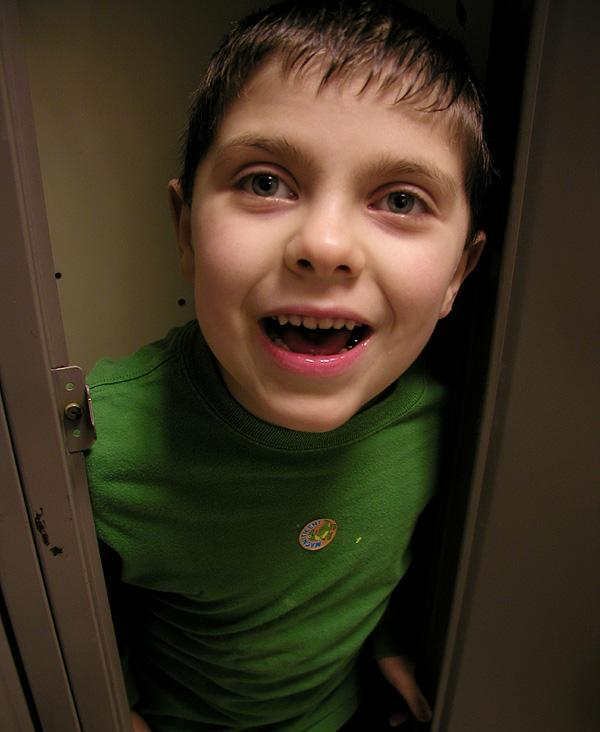
#> input picture backend/tests/data/detect.jpg, 600 x 732 px
$ python -i clothing_ai_service.py   (imports and definitions only)   (older library calls are emulated)
#> lines starting #> are read from the running program, lines starting #| are printed output that depends on the picture
#> further down, picture is the input picture: shape (732, 600, 3); mean B, G, R 33.6, 51.4, 62.5
import os
import io
import uuid
import logging
from typing import Dict, Any, List, Optional, Tuple
from PIL import Image, ImageOps
import numpy as np
import cv2

logger = logging.getLogger("clothing_ai_service")

# Standard Extended Categories and Subcategories
TAXONOMY = {
    "Tops": ["T-Shirt", "Shirt", "Polo", "Blouse", "Sweater", "Hoodie", "Sweatshirt", "Tank Top"],
    "Bottoms": ["Jeans", "Trousers", "Chinos", "Shorts", "Skirt", "Leggings"],
    "Outerwear": ["Blazer", "Jacket", "Coat", "Trench Coat", "Overcoat", "Bomber Jacket", "Cardigan"],
    "Footwear": ["Sneakers", "Loafers", "Boots", "Sandals", "Heels", "Formal Shoes"],
    "Accessories": ["Cap", "Sunglasses", "Belt", "Scarf", "Bag", "Watch"],
    "Traditional": ["Kurta", "Sherwani", "Sari", "Nehru Jacket"],
    "Other": ["Clothing Item"]
}

COLOR_PALETTE = {
    "Black": (30, 30, 30),
    "White": (240, 240, 240),
    "Grey": (128, 128, 128),
    "Charcoal": (60, 60, 60),
    "Navy": (20, 30, 70),
    "Blue": (40, 100, 200),
    "Light Blue": (135, 206, 235),
    "Cyan": (0, 180, 210),
    "Green": (34, 139, 34),
    "Olive": (107, 120, 45),
    "Yellow": (230, 210, 40),
    "Mustard": (190, 150, 30),
    "Orange": (240, 120, 20),
    "Red": (210, 30, 30),
    "Maroon": (110, 20, 30),
    "Pink": (240, 140, 170),
    "Purple": (120, 40, 140),
    "Lavender": (180, 150, 210),
    "Brown": (110, 65, 35),
    "Beige": (220, 205, 175),
    "Cream": (245, 240, 220)
}

class ClothingAIService:
    def __init__(self):
        self.model_name = "OmniVision-Fashion-CV"
        self.model_version = "2.1.0"
        self.analysis_version = "2026.1"

    # [201 lines left out: functions validate_image, save_image_and_thumbnail, extract_colors, not called in this run]

    def detect_pattern(self, img_cv: np.ndarray) -> Tuple[str, float]:
        """
        Analyzes fabric texture and spatial gradients using Sobel filtering:
        - Solid: Low overall gradient variation across garment ROI
        - Striped: Highly directional horizontal or vertical dominant gradient
        - Checkered / Plaid: Balanced bidirectional horizontal and vertical gradients
        - Floral / Printed: High isotropic variance in edge clusters
        """
        h, w = img_cv.shape[:2]
#> h = 732; w = 600
        roi = img_cv[int(h * 0.25):int(h * 0.75), int(w * 0.25):int(w * 0.75)]
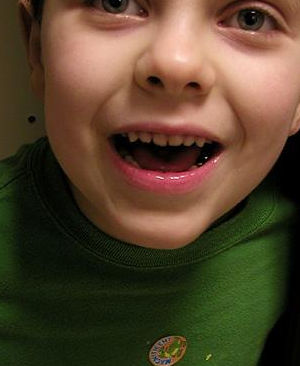
#> roi: shape (366, 300, 3); mean B, G, R 45.1, 67.7, 85.5
        if roi.size == 0:
            return "Solid", 0.90

        gray = cv2.cvtColor(roi, cv2.COLOR_BGR2GRAY)
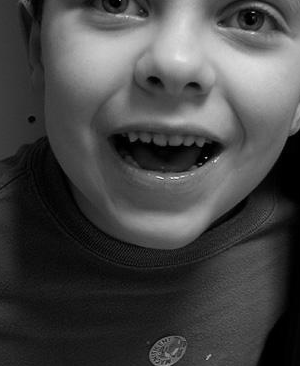
#> gray: shape (366, 300); min 0, max 236, mean 70.4

        # Sobel gradients
        sobelx = cv2.Sobel(gray, cv2.CV_64F, 1, 0, ksize=3)
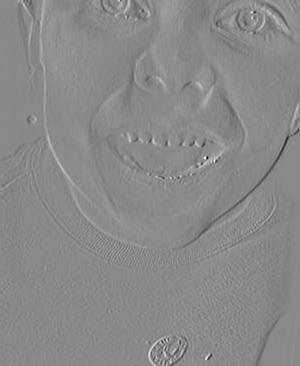
#> sobelx: shape (366, 300) float64; min -510, max 433, mean 0; drawn with min black and max white
        sobely = cv2.Sobel(gray, cv2.CV_64F, 0, 1, ksize=3)
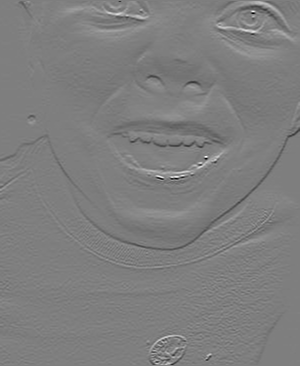
#> sobely: shape (366, 300) float64; min -596, max 602, mean -0.5; drawn with min black and max white

        var_x = float(np.var(sobelx))
#> var_x = 899.8
        var_y = float(np.var(sobely))
#> var_y = 1504.8
        mean_grad = float(np.mean(np.abs(sobelx) + np.abs(sobely)))
#> mean_grad = 38.78

        if mean_grad < 14.0 and (var_x + var_y) < 1800.0:
            return "Solid", 0.93

        ratio = (var_x + 1e-5) / (var_y + 1e-5)
#> ratio = 0.598
        if ratio > 2.6 or ratio < 0.38:
            return "Striped", 0.88

        if 0.75 <= ratio <= 1.35 and (var_x + var_y) > 3500.0:
            return "Checkered", 0.86

        if (var_x + var_y) > 5000.0:
            return "Printed", 0.84

        return "Solid", 0.85

    # [226 lines left out: functions classify_garment, analyze_garment, not called in this run]

clothing_ai_service = ClothingAIService()

>>> import cv2
>>> picture = cv2.imread('../../tests/data/detect.jpg')
>>> result = ClothingAIService().detect_pattern(picture)
#> result = ('Solid', 0.85)
